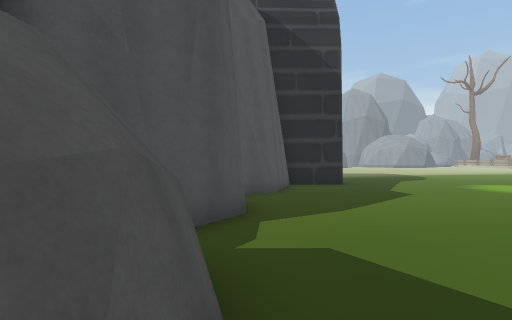
[1] (above)

24 first-person views from a walk through a Unity game level. The camera is 1.5 m above the floor, looks level and sees 75° across. The floor is counted in squares, 2 m on a side. Each view is taken from the middle of a square. On the plan, view 1 faces up. The plan holds only what a view shows up to about 11 squares ahead; the rest is blank. The place goes on beyond the plan. The player is left out. Some animated figures are left out. Some surface patterns are stand-ins.

[2]
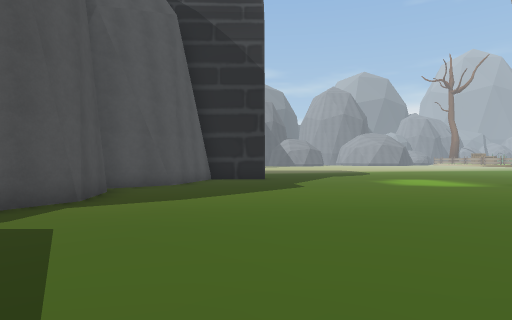

[3]
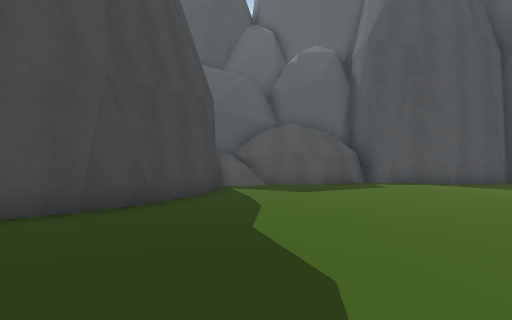

[4]
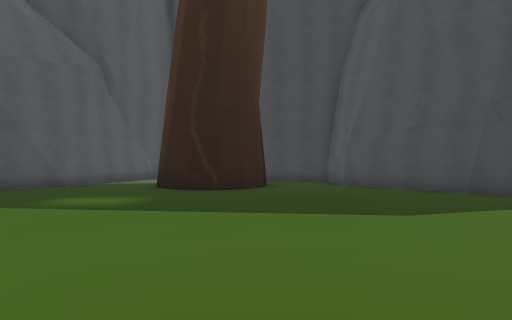

[5]
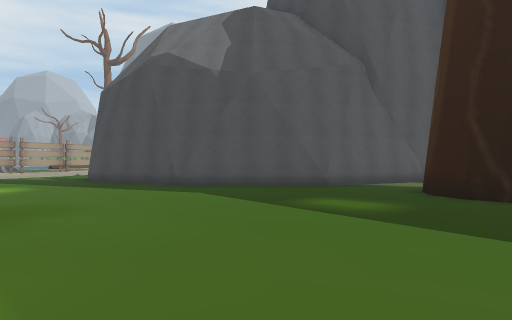

[6]
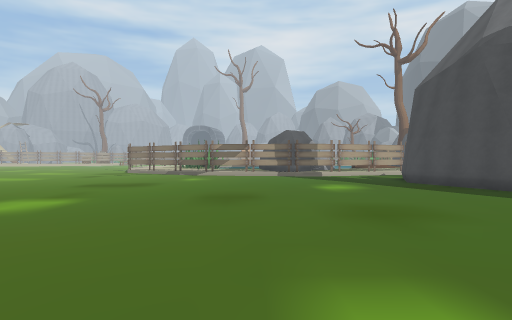

[7]
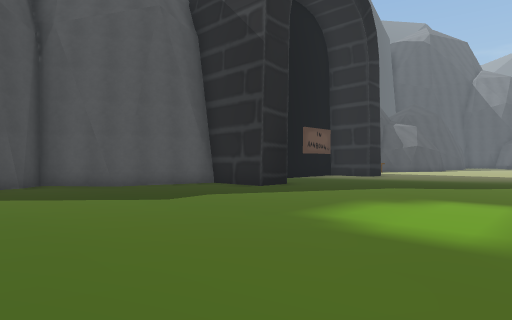

[8]
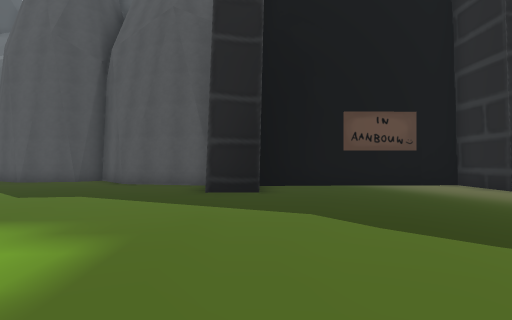

[9]
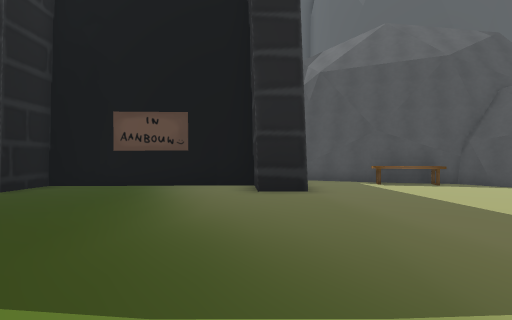

[10]
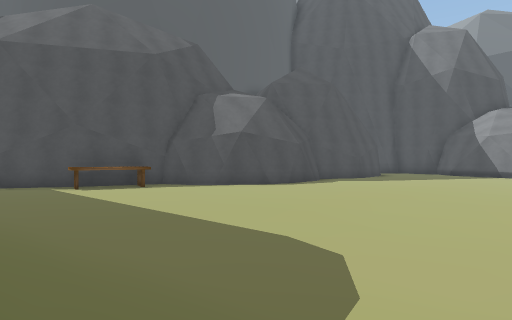

[11]
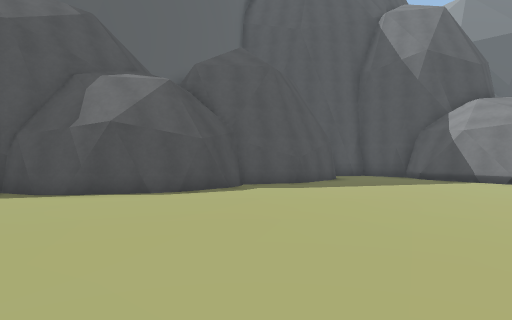

[12]
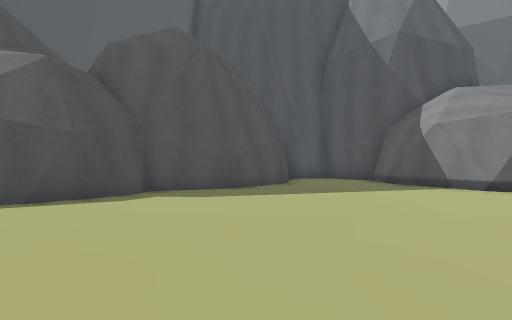

[13]
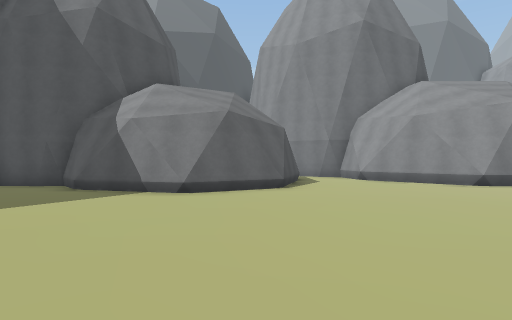

[14]
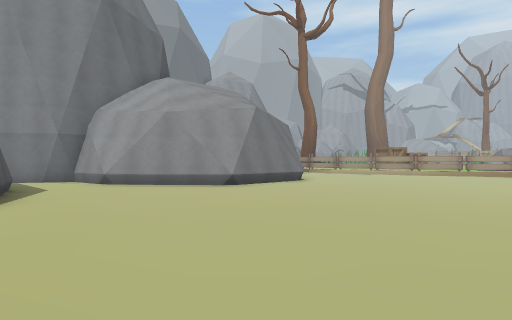

[15]
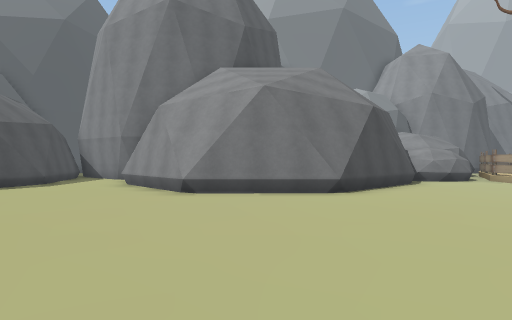

[16]
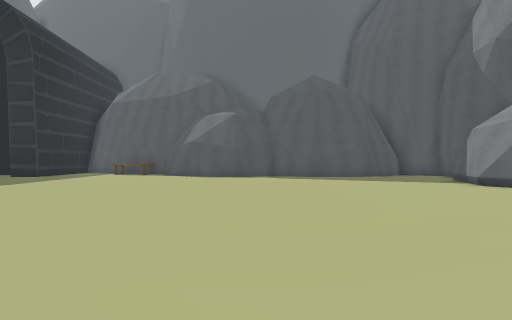

[17]
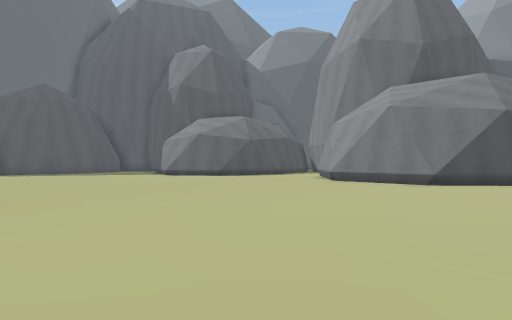

[18]
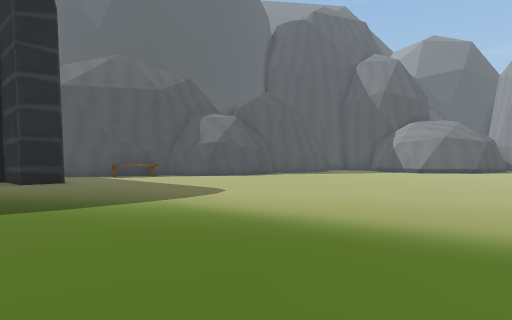

[19]
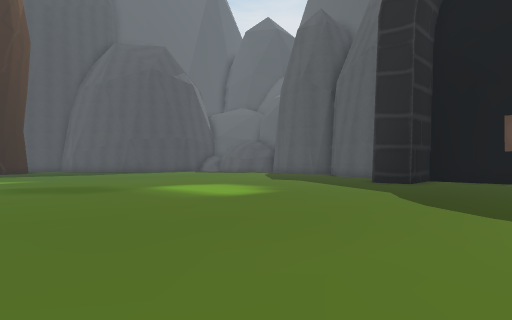

[20]
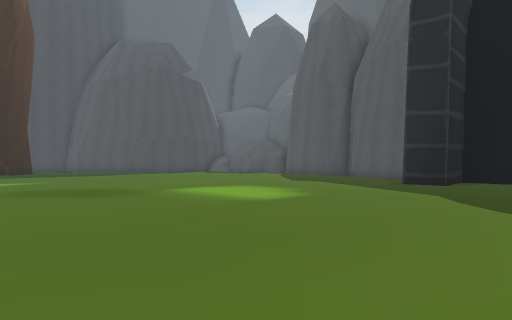

[21]
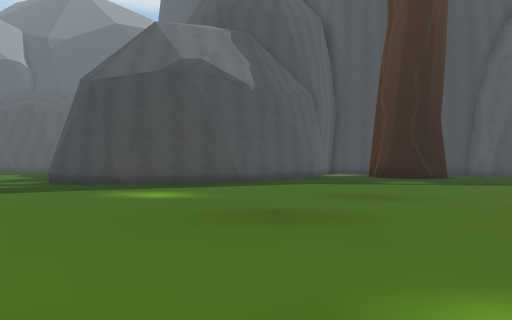

[22]
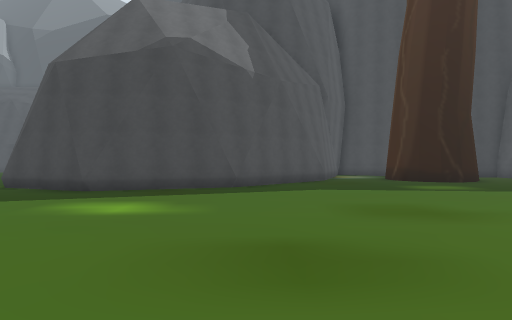

[23]
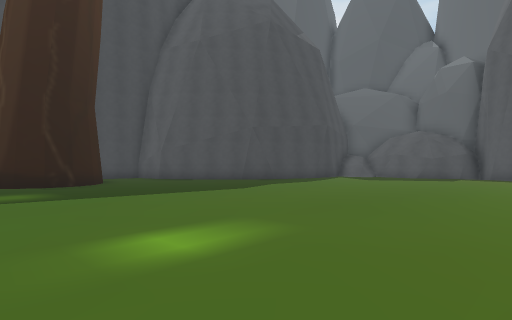

[24]
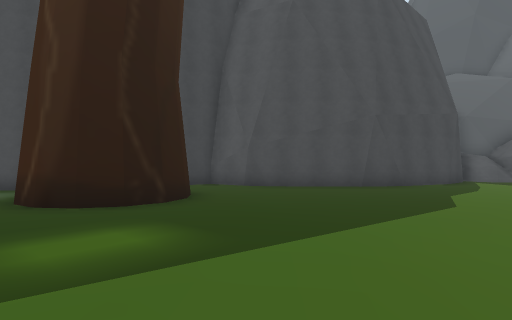

### Floor plan
Points are (right, up) in squares from view 1. A wall is a line through its corners. A room is listed if a view was taken in it or the views show most of it. See-through windows are left out.
Room 1 (views 1, 2, 3, 4, 5, 6, 7, 8, 9, 10, 11, 12, 13, 14, 15, 16, 17, 18, 19, 20, 21, 22, 23, 24)
walls: (3.2, 21.2) (3.3, 20) (1.2, 20) (1.4, 14) (3.3, 14.1) (3.3, 12.9) (1.2, 12.8) (0.6, 10) (0.3, 9.5); (0.1, 24) (-1, 22.3); (2.4, 27.6) (1.3, 26.6) (0.6, 26.3) (-0.1, 24.1); (2.9, 28.6) (2, 27.1); (0.5, 9.9) (-1.2, 8.4) (-0.6, 7.9) (-0.5, 7.7); (3.2, 29.8) (2.7, 28.2); (2.9, 30.7) (2.9, 29.3); (-0.5, 7.8) (-0.2, 6) (-1, 4.5); (2.5, 31.9) (3.1, 30.3); (-0.3, 6.3) (-0.4, 5.8); (3.4, 34.1) (3.3, 33.4); (-0.7, 3) (-0.4, 2.4); (-1.1, 3.1) (-0.6, 2.6) (-0.5, 2); (8.5, 37.6) (8.2, 37.5) (5.4, 38.4) (4.5, 39.5) (4.4, 39.4); (8.8, 37.8) (7.8, 37.6); (3.1, 36) (3.4, 33.8) (2.5, 31.9) (2.8, 31.5); (18.2, -1.6) (18.9, -1.2); (21.8, -0.2) (22.4, -0.1) (23.5, -0.6); (2.9, 36.6) (3.2, 35.8); (-0.3, 1.3) (-0.3, 0.8); (6.1, 38.2) (5.2, 38.9); (4.2, -1.8) (5.3, -2.6); (-0.5, 0.6) (-0.8, -0.4); (10.9, 39.5) (10.3, 38.7); (5.1, -2.4) (7.3, -4.9); (2, -1.1) (4.5, -2); (1.1, -1) (2.4, -1.1); (16.9, 39.5) (16, 39.8); (4.6, 39.4) (3.9, 39.3); (4.2, 39.3) (2.6, 39.5); (15.4, -4.6) (15.7, -4.1); (7, -4.5) (7.3, -5.1) (7.5, -6.4) (8.1, -6.5); (9.7, -5) (9.9, -4.2) (10.3, -3.7) (11, -3.4) (11.7, -3.4) (12.3, -3.7) (12.7, -4.2) (12.8, -5); (20.3, 39.9) (19.5, 39.5); (14.2, 41.9) (13.9, 42.9); (13.9, 42.4) (13.7, 43.6); (14.7, -6.5) (15.5, -4.3) (18.5, -1.3) (22.2, -0.1); (11.4, 42.7) (11.4, 41.6); (11.3, 43.1) (11.6, 42.1) (10.7, 38.8) (8.5, 37.4); (23, 42.4) (19.9, 39.5) (16.4, 39.4) (13.9, 42.3) (13.8, 42.6)
low walls: (2.8, 31.5) (3.1, 30.8) (3.2, 29.2); (-1.1, 3.3) (-0.7, 3); (-0.8, 0.5) (-1, 0)
objects: other object (1, 24) to (1, 25)

Where each view was taken, in squares from view 1:
view 1: 0 up, 0 right, facing up
view 2: 0 up, 3 right, facing up
view 3: 0 up, 10 right, facing left
view 4: 5 up, 10 right, facing down
view 5: 4 up, 10 right, facing down-right
view 6: 5 up, 11 right, facing right
view 7: 6 up, 10 right, facing up-left
view 8: 14 up, 11 right, facing left
view 9: 20 up, 11 right, facing left
view 10: 21 up, 10 right, facing up-left
view 11: 25 up, 10 right, facing up-left
view 12: 28 up, 10 right, facing up-left
view 13: 30 up, 10 right, facing up
view 14: 32 up, 10 right, facing up-right
view 15: 32 up, 18 right, facing up
view 16: 31 up, 18 right, facing left
view 17: 29 up, 23 right, facing up-left
view 18: 18 up, 15 right, facing up-left
view 19: 18 up, 14 right, facing down-left
view 20: 17 up, 14 right, facing down-left
view 21: 10 up, 18 right, facing down
view 22: 8 up, 18 right, facing down
view 23: 7 up, 14 right, facing down-left
view 24: 2 up, 14 right, facing down-left
